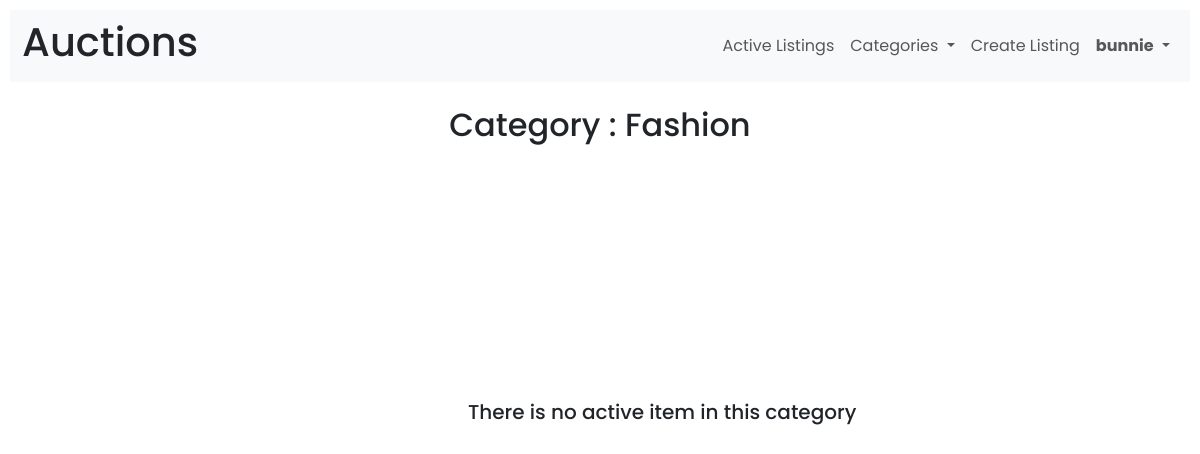
/category/Fashion (signed in), run on the app's committed database.
### auctions/models.py (models this page shows, shortened)
class User(AbstractUser):
    pass

class Listings(models.Model):
    category_list = [
        ('Fashion', 'Fashion'),
        ('Toys', 'Toys'),
        ('Electronics', 'Electronics'),
        ('Home', 'Home'),
        ('Others', 'Others')
    ]
    title = models.CharField(max_length=50)
    description = models.TextField()
    current_bid = models.DecimalField(max_digits=12, decimal_places=0)
    image = models.ImageField(null= True, blank=True, upload_to='auctions/images/')
    category = models.CharField(choices=category_list, blank=True, max_length=15)
    author = models.ForeignKey(User, on_delete=models.CASCADE,related_name="posts", default=0)
    status= models.BooleanField(default=True)
    objects = CreateListing()

### auctions/views.py (the view)
# urls.py: path("category/<str:input>", views.cat_page, name="category page"),
def cat_page(request, input):
    return render(request, "auctions/category.html", {
        "category": Listings.objects.filter(category = str(input)),
        "input" : input
    })

### auctions/templates/auctions/category.html
{% extends "auctions/layout.html" %}
{% block body %}
<br>
    <h2 style="text-align: center;">Category : {{ input }}</h2>
    <div class="row">
    {% for l in category %}
        {% if l.status == True %}
        <div class="col-sm-2">
            <div class="card">
                <img class="card-img-top" src="{{ l.image.url }}" alt="Card image cap" style="height: 230px; width: 100%; object-fit: cover;">
                <div class="card-body">
                <a href="{% url 'listing' l.id %}" class="card-title">{{ l.title }}</a>
                <p class="card-text price">Current price: Rp{{l.current_bid }}</p>
                <p class="card-text desc">{{l.description}}</p>
                <div class="row">
                    <div class="col">
                        <p class="card-text username"><small class="text-muted">{{l.author.username}}</small></p>
                    </div>
                    <div class="col">
                        <p class="card-text category">{{l.category}}</p>
                    </div>
                </div>
            </div>
            </div>
        </div>
        {% else %}
        <h5 class= "cat-centered">There is no active item in this category</h5>
        {% endif %}
        {% empty %}
        <h5 class= "cat-centered">There is no active item in this category</h5>
      {% endfor %}
    </div>
{% endblock %}

### auctions/templates/auctions/layout.html (shortened to what this page needs)
{% load static %}
<!DOCTYPE html>
<html lang="en">
    <head>
        <link href="{% static 'auctions/styles.css' %}" rel="stylesheet">
    <link rel="stylesheet" href="https://cdnjs.cloudflare.com/ajax/libs/font-awesome/6.5.1/css/all.min.css" />
        <link href="https://cdn.jsdelivr.net/npm/bootstrap@5.3.2/dist/css/bootstrap.min.css" rel="stylesheet">
    </head>
    <body>
        <nav class="navbar navbar-expand-lg navbar-light bg-light">
            <div class="container-fluid">
            <h1>Auctions</h1>
            <div class="collapse navbar-collapse" id="navbarSupportedContent">
                <ul class="navbar-nav ms-auto mb-2 mb-lg-0">
                    <li class="nav-item">
                        <a class="nav-link" href="{% url 'index' %}">Active Listings</a>
                    </li>
                    <div class="collapse navbar-collapse" id="navbarNavLightDropdown">
                        <li class="nav-item dropdown">
                            <a class="nav-link dropdown-toggle" href="#" role="button" data-bs-toggle="dropdown" aria-expanded="false">
                                Categories
                            </a>
                        </li>
                    </div>
                    {% if user.is_authenticated %}
                    <li class="nav-item">
                        <a class="nav-link" href="{% url 'create' %}">Create Listing</a>
                    </li>
                    <div class="collapse navbar-collapse" id="navbarNavLightDropdown">
                        <li class="nav-item dropdown">
                            <a class="nav-link dropdown-toggle" href="#" role="button" data-bs-toggle="dropdown" aria-expanded="false">
                                <strong>{{ user.username }}</strong>
                            </a>
                        </li>
                    </div>
                    {% endif %}
                </ul>
            </div>
            </div>
          </nav>
        {% block body %}
        {% endblock %}
    </body>
</html>

### auctions/static/auctions/styles.css (style rules this page uses)
body { padding: 10px; font-family: 'Poppins' !important; }
.cat-centered { position: fixed; top: 50%; left: 38%; }

### data on the page
User: username "bunnie"
Listings: category "Fashion", status "There is no active item in this category"
